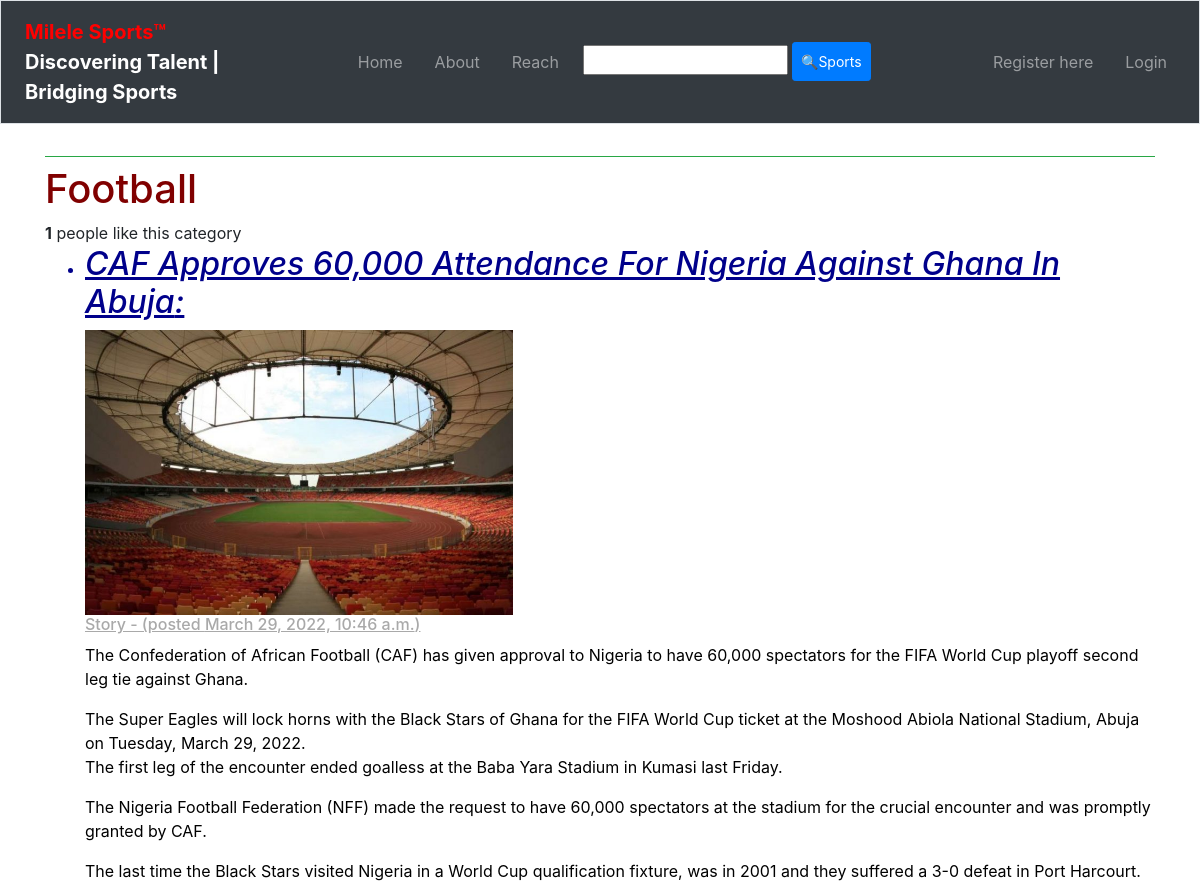
The page /sports/football/ (upper part) on the database as committed earlier.
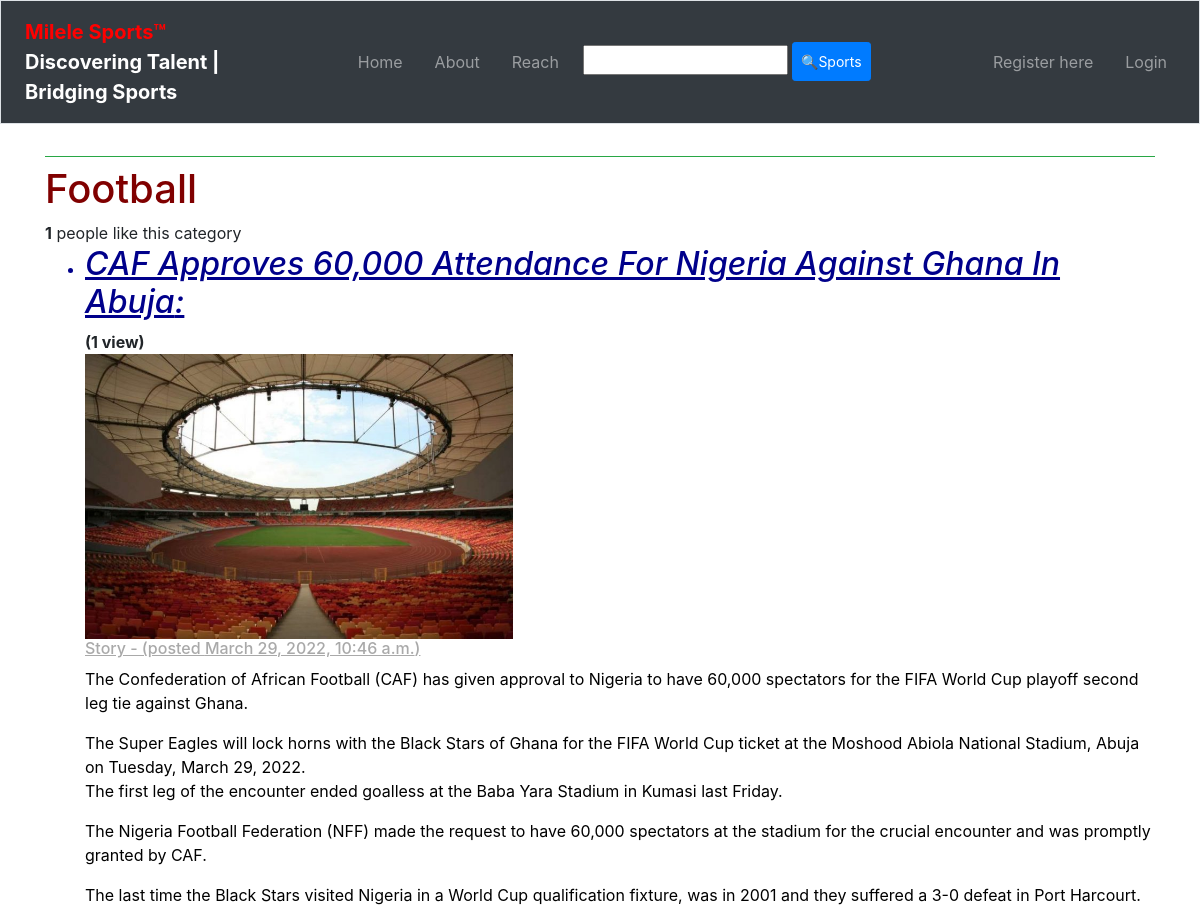
The same page on the database as committed later.
### sportsApp/models.py (models this page shows, shortened)
class Sport(models.Model):
    name = models.CharField(max_length=128, unique=True)
    views = models.IntegerField(default=0)
    likes = models.IntegerField(default=0)
    slug = models.SlugField(unique=True)

class SportBlog(models.Model):
    sport = models.ForeignKey(Sport, on_delete=models.CASCADE)
    title = models.CharField(max_length=128)
    url = models.URLField(blank=True)
    views = models.IntegerField(default=0)
    slug = models.SlugField(unique=True)
    blog = models.TextField()
    summary = models.TextField()
    picture = models.ImageField(upload_to='blog_images', blank=True)
    date_published = models.DateTimeField(auto_now_add=True)

### sportsApp/views.py (the view)
class SportsView(View):
    def get(self,request, sports_slug):
        context_dict = {}
        sport = get_object_or_404(Sport, slug=sports_slug)
        blogs = sport.sportblog_set.order_by('-date_published')
        context_dict['sport'] = sport
        context_dict['blogs'] = blogs
        return render(request, 'sportsApp/sports.html', context_dict)

### templates/sportsApp/sports.html (shortened to what this page needs)
{% extends 'sportsApp/base.html' %}
{% load static %}
{% load bootstrap4 %}
{% block body_block %}
    {% if sport %}
      <h1 class="txtmaroon">{{ sport.name }}</h1>
      <div>
      <strong id="like_count">{{ sport.likes }}</strong>
      people like this category
      </div>
      {% if blogs %}
        <ul>
        {% for item in blogs %}
          <li><h2 class="txtcaps underline txtoblique">{{ item.title }}:</h2></li>
          <div>
          {% if item.views > 1 %}
              <span class="txtbold">({{item.views}} views)</span>
          {% elif item.views == 1 %}
              <span class="txtbold">({{item.views}} view)</span>
          {% endif %}
          </div>
          <div>
            <img class="geeks" src="{{MEDIA_URL}}{{item.picture}}"
                width="40%">
            <h6 class="underline txtgrey">Story - (posted {{item.date_published}})</h6>
            <div class="txtblack">{{item.blog|linebreaks}}</div>
          </div>
        {% endfor %}
        </ul>
      {% else %}
        <strong>No items currently in this category!</strong>
      {% endif %}
    {% endif %}
{% endblock %}

### templates/sportsApp/base.html (shortened to what this page needs)
<!DOCTYPE html>
{% load static %}
<html lang="en">
<head>
    <link rel="stylesheet" type="text/css" href="{% static 'css/style.css' %}">
    {% load bootstrap4 %}
    {% bootstrap_css %}
</head>
<body>
<nav class="navbar navbar-expand-md navbar-dark bg-dark mb-4 border">
    <li class="navbar-brand p-2 flex-fill bd-highlight">
        <strong><a class="txtred txtbold"
            href="{% url 'sportsApp:home_page' %}">
        Milele Sports™</a></strong>
        <br><strong>Discovering Talent |
        <br> Bridging Sports</strong>
    </li>
    <div class="collapse navbar-collapse" id="navbarCollapse">
      <ul class="navbar-nav mr-auto">
        <li class="nav-item p-2 flex-fill bd-highlight">
            <a class="nav-link" href="{% url 'sportsApp:index' %}">Home</a>
        </li>
        <li class="nav-item p-2 flex-fill bd-highlight">
          <a class="nav-link" href="{% url 'sportsApp:about' %}">About</a>
        </li>
        <li class="nav-item p-2 flex-fill bd-highlight">
          <a class="nav-link"
            href="{% url 'sportsApp:contact_us' %}">Reach</a>
        </li>
        <li class="p-2 flex-fill bd-highlight">
          <form class="form" action="{% url 'sportsApp:search_blog'  %}"
            method="get">
            <input type="text" size="15" name="query">
            <button type="submit"
              class="btn btn-sm btn-primary p-2 flex-fill bd-highlight">
              🔍Sports
            </button>
          </form>
        </li>
      </ul>
      <ul class="navbar-nav ml-auto">
    {% if user.is_authenticated %}
    <li class="nav-item p-2 flex-fill bd-highlight">
        <a class="nav-link"
        href="{% url 'sportsApp:profile' user.username %}">Profile</a>
    </li>
    <li class="nav-item p-2 flex-fill bd-highlight">
        <a class="nav-link"
        href="{% url 'sportsApp:list_profiles' %}">All Users</a>
    </li>
    <li class="nav-item p-2 flex-fill bd-highlight">
        <a class="nav-link"
        href="{% url 'auth_logout' %}?next={% url 'sportsApp:home_page' %}">Logout</a>
    </li>
    <li class="nav-item p-2 flex-fill bd-highlight">
        <a class="nav-link" href="{% url 'auth_password_change' %}?next='auth_password_change_done' ">Pass-Change</a>
    </li>
    {% else %}
    <li class="nav-item p-2 flex-fill bd-highlight">
        <a class="nav-link"
        href="{% url 'registration_register' %}">Register here</a>
    </li>
    <li class="nav-item p-2 flex-fill bd-highlight">
        <a class="nav-link" href="{% url 'auth_login' %}">Login</a>
    </li>
    {% endif %}
    </ul>
    </div>
    </nav>
    <main role="main" class="container">
    <div class="pb-2 mb-2 border-bottom border-success">
    </div>
    <div>
      {% block body_block %}{% endblock %}
    </div>
    </main>
</body>
</html>

### staticfiles/css/style.css (style rules this page uses)
li { color: darkblue; }
.txtred { color: red; }
.txtmaroon { color: maroon; }
.txtgrey { color: darkgrey; }
.txtblack { color: black; }
.txtoblique { font-style: oblique; }
.txtbold { font-weight: bold; }
.txtcaps { text-transform: capitalize; }
.underline { text-decoration: underline; }

Rows that differ between the two databases and show on the page:
changed SportBlog "CAF Approves 60,000 Attendance For Nigeria Against Ghana In Abuja": views (not shown) → "1"
